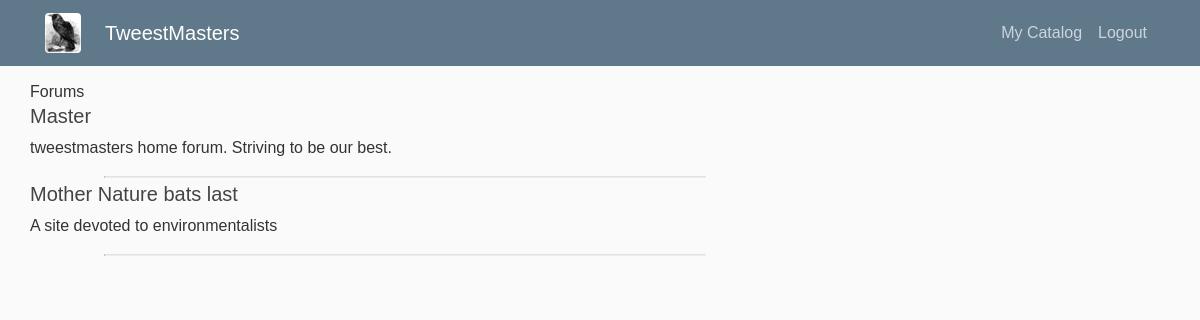
/forums/ (signed in), run on the app's committed database.
### tweestmaster/models.py (models this page shows, shortened)
class Forum(db.Model, UserMixin):
    id = db.Column(db.Integer, primary_key=True)
    name = db.Column(db.String(50),  nullable=False, unique=True)
    description = db.Column(db.Text, nullable=False)
    picture = db.Column(db.String(100), nullable=False, default='site_images/default_landscape.jpg')
    date_created = db.Column(db.DateTime, nullable=False, default=datetime.utcnow)
    is_private = db.Column(db.Boolean, nullable=False, default=False)
    leader_id = db.Column(db.Integer, db.ForeignKey('user.id'), nullable=False)
    articles = db.relationship("Article", backref='article_forum',lazy=True)
    tweests = db.relationship("Tweest", backref='tweest_forum', lazy=True)
    reviews = db.relationship("Review", backref="review_forum")

### tweestmaster/forums/routes.py (the view)
@forums.route("/forums/", methods=['GET', 'POST'])
def all_forums():
    forums = Forum.query.all()
    arg_dict = {
        "title": "Forums",
        "legend": "All Forum",
        "forums": forums
    }
    return render_template('forums/index.html', data=arg_dict)

### tweestmaster/models.py (called while the page is built)
@login_manager.user_loader
def load_user(user_id):
    return User.query.get(int(user_id))

### tweestmaster/templates/forums/index.html
{% extends "layout-basic.html" %}
{% block main_content %}
<div>{{ data['title'] }}</div>
{% for forum in data['forums'] %}
<h5>{{ forum.name }}</h5>
<p>{{ forum.description }}</p>
<hr>
{% endfor %}
{% endblock %}

### tweestmaster/static/main.css (style rules this page uses)
body { background: #fafafa; font-family: arial; color: #333333; margin-top: 5rem; }
h1, h2, h3, h4, h5, h6 { color: #444444; }
hr { display: block; width: 80%; margin-left: auto; margin-right: auto; overflow: hidden; border-style: inset; border-width: 1px; margin-bottom:4px; margin-top:2px; color:#ccccc3; }

### data on the page
Forum: name "Master", description "tweestmasters home forum. Striving to be our best."
Forum: name "Mother Nature bats last", description "A site devoted to environmentalists"

### other printed values
{{ data['title'] }} "Forums"
